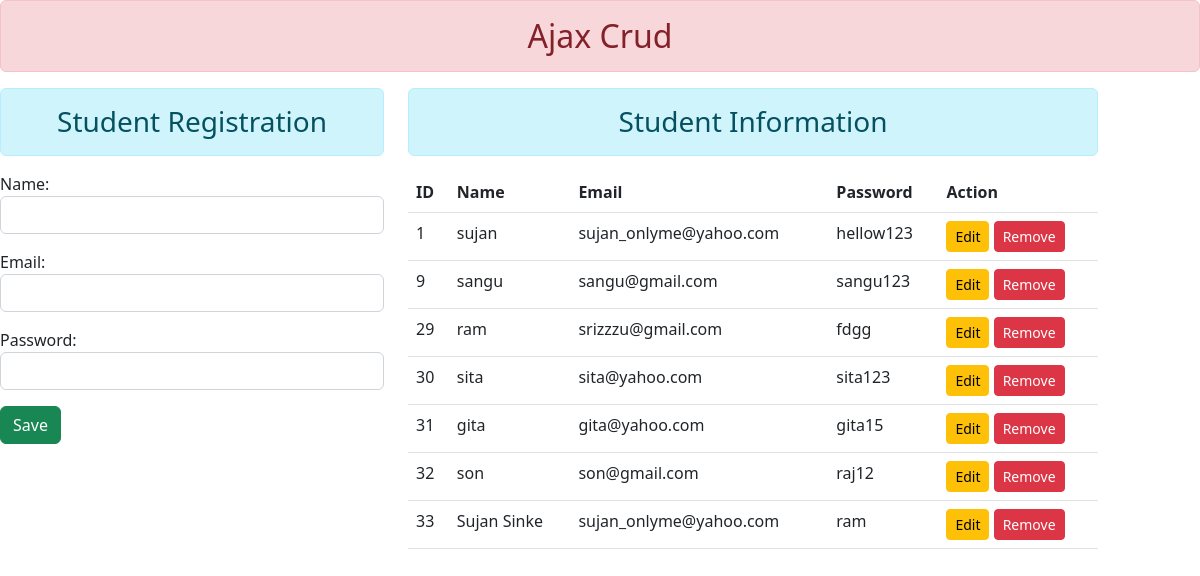
The page / on the database its author committed.
### enroll/models.py (models this page shows)
class User(models.Model):
    name = models.CharField(max_length=50)
    email = models.EmailField(max_length=50)
    password =models.CharField(max_length=9)

### enroll/views.py (the view)
# urls.py: 2. Add a URL to urlpatterns:  path('', views.home, name='home')
def home(request):
    form = StudentRegistration()
    stu = User.objects.all()
    return render(request, 'enroll/home.html', {'form':form, 'stu':stu})

### enroll/forms.py
class StudentRegistration(forms.ModelForm):
    class Meta:
        model = User
        fields = ['name', 'email','password']
        widgets= {
            'name':forms.TextInput(attrs={'class':'form-control', 'id':'nameid'}),
            'email':forms.EmailInput(attrs={'class':'form-control', 'id':'emailid'}),
            'password':forms.PasswordInput(attrs={'class':'form-control', 'id':'passwordid'}),
        }

### enroll/templates/enroll/home.html (shortened to what this page needs)
{% load static %}
<!DOCTYPE html>
<html lang="en">
<head>
    <link rel="stylesheet" href="{% static 'enroll/css/bootstrap.css'%}"/>
</head>
<body>
    <div class="container-mt-5">
        <h2 class='text-center alert alert-danger'>Ajax Crud</h2>
        <div class='row'>
            <div class ='col-sm-4'>
                <h3 class ='text-center alert alert-info'>Student Registration</h3>
                <form action="" method="post">
                    {{form.as_p}}
                    <input type="button" class='btn btn-success' value="Save" id="btnsave">
                </form>
            </div>
            <div class='col-sm-7'>
                <h3 class='text-center alert alert-info'>Student Information</h3>
                <table class= 'table table-hover'>
                    <thead>
                        <tr>
                            <th scope="col">ID</th>
                            <th scope="col">Name</th>
                            <th scope="col">Email</th>
                            <th scope="col">Password</th>
                            <th scope="col">Action</th>
                        </tr>
                    </thead>
                    <tbody id="tbody">
                        {% for st in stu  %}
                        <tr>
                            <td>{{st.id}}</td>
                            <td>{{st.name}}</td>
                            <td>{{st.email}}</td>
                            <td>{{st.password}}</td>
                            <td><input type="button" data-sid={{st.id}} class='btn btn-warning btn-sm btn-edit' value='Edit'/>
                                <input type="button" data-sid={{st.id}} class='btn btn-danger btn-sm btn-del' value='Remove'/>
                            </td>
                        </tr>
                        {% endfor %}
                    </tbody>
                </table>
            </div>
        </div>
    </div>
</body>
</html>

### rows shown on the page
User: id "1", name "sujan", email "sujan_onlyme@yahoo.com", password "hellow123"
User: id "9", name "sangu", email "sangu@gmail.com", password "sangu123"
User: id "29", name "ram", email "srizzzu@gmail.com", password "fdgg"
User: id "30", name "sita", email "sita@yahoo.com", password "sita123"
User: id "31", name "gita", email "gita@yahoo.com", password "gita15"
User: id "32", name "son", email "son@gmail.com", password "raj12"
User: id "33", name "Sujan Sinke", email "sujan_onlyme@yahoo.com", password "ram"
